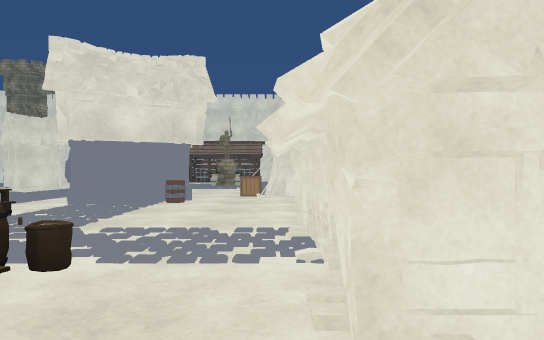
view 1 (above)

20 first-person views from a walk through a scene from a Unity 3-D project. The camera is 1.4 m above the floor, looks level and sees 75° across. The floor is counted in squares, 2 m on a side. Each view is taken from the middle of a square. On the plan, view 1 faces up. The plan holds only what a view shows up to about 11 squares ahead; the rest is blank. The place goes on beyond the plan. The player character is not drawn. Some animated figures are left out. Some surface patterns are stand-ins.

view 2
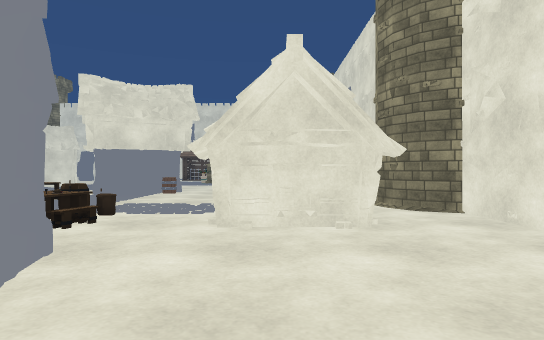

view 3
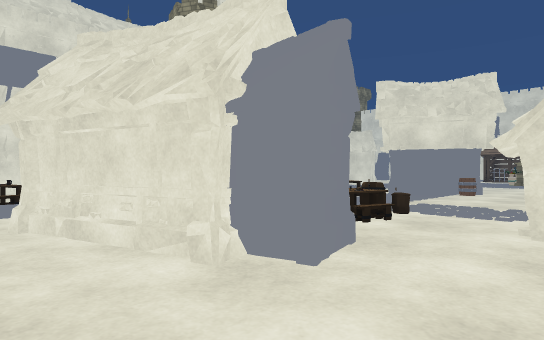

view 4
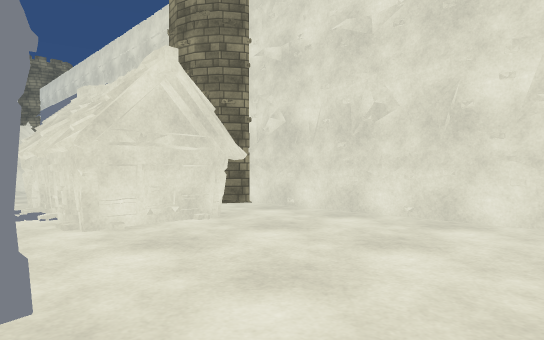

view 5
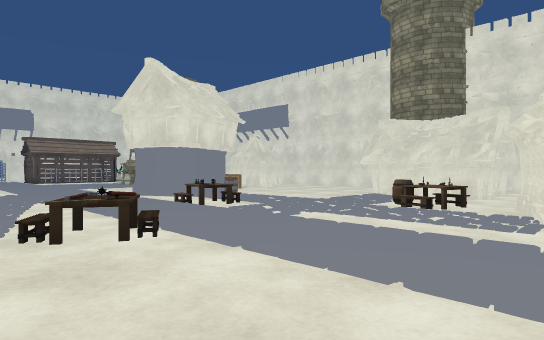

view 6
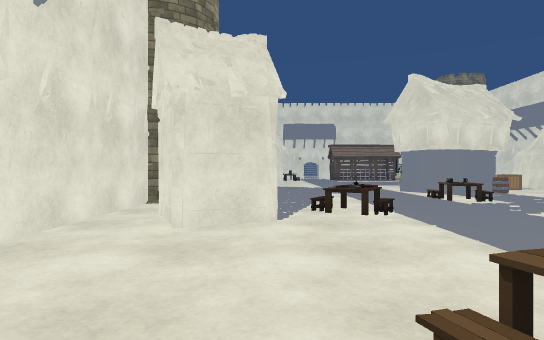

view 7
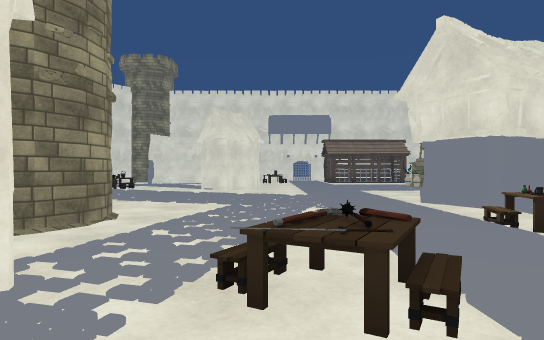

view 8
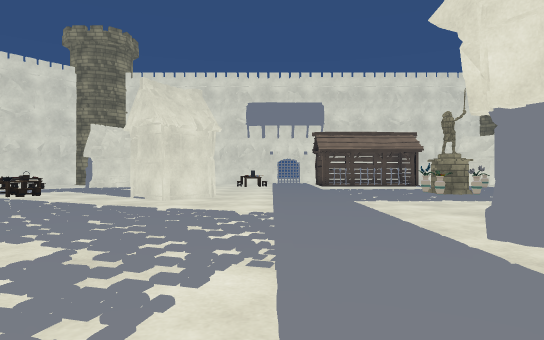

view 9
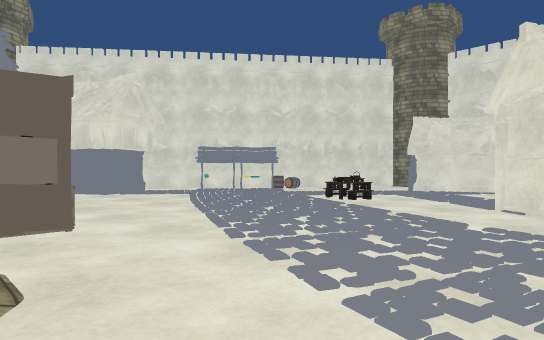

view 10
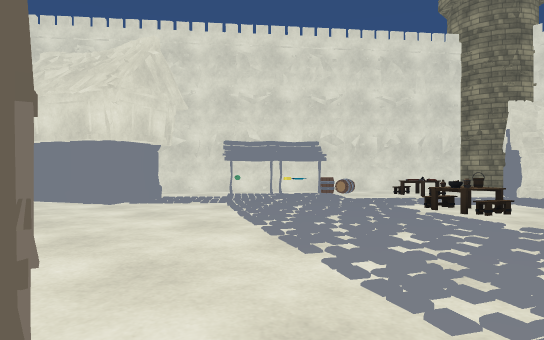

view 11
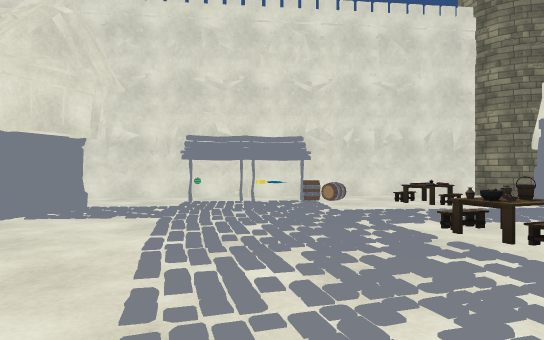

view 12
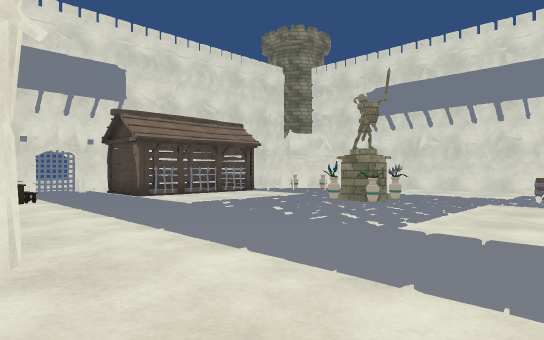

view 13
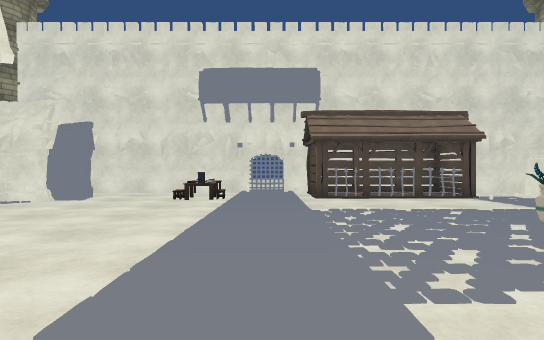

view 14
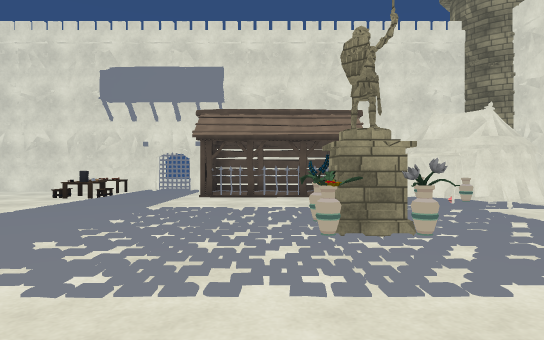

view 15
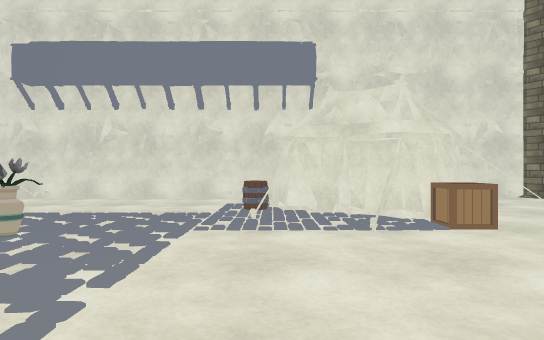

view 16
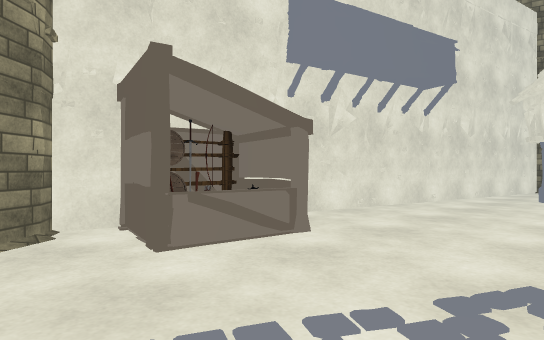

view 17
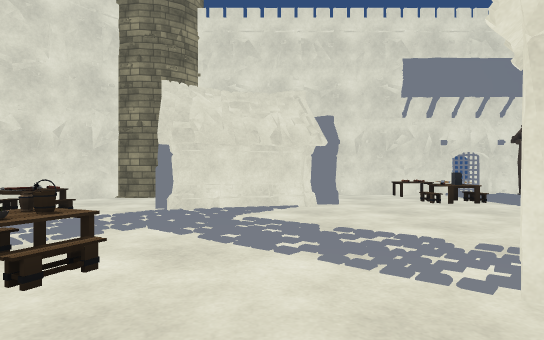

view 18
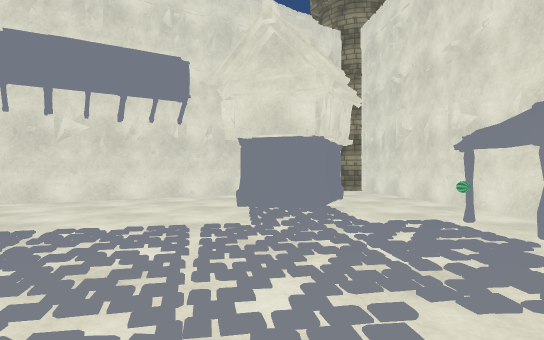

view 19
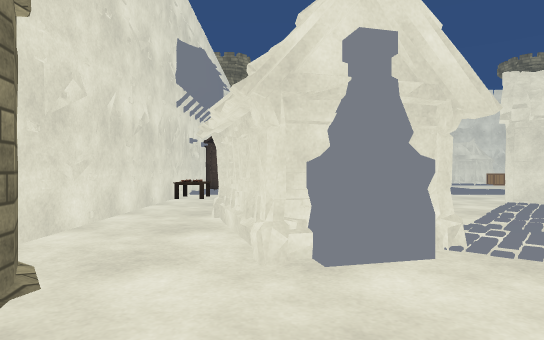

view 20
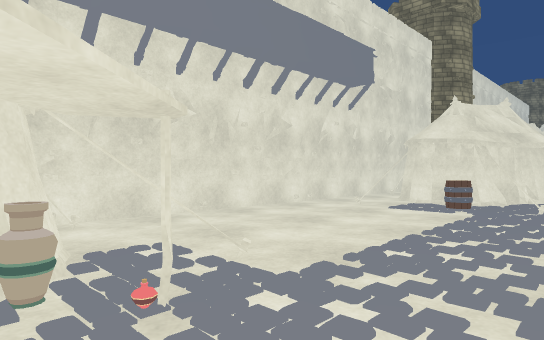

### Floor plan
Key: @ floor where view 1 was taken; # wall or solid block; . main floor; : floor 0.75 m higher than the main floor; / step, stairs or slope; = window, fence, low wall or low ledge; O other object.
Columns run from 25 left of view 1 to 5 right of it. Each row starts with its distance up from view 1.
 23            O#######O#
 22          OO...... /.OOOOO   OO
 21        ##........./..   O#   #
 20        #...####..O/..O..O### #
 19       ##...O##..../......#O###
 18      ##..O......../.......O###
 17     ##OO........../..........#
 16    ##.OO........../....O.....#
 15    #.OO....O...#../...OOO....#
 14   ##.......O...##./..........#
 13  ##.............../..........##
 12 ##...O............//......O#..#
 11 #..OOO............/.......##.##
 10  .  O.............//....O######
  9 #................./...O..##  .#
  8 ######....OO....../..OOO.=.. ##
  7      #####OOOOO..././O.......#
  6            #O O..././O..... .#
  5              OO..//.//....   O
  4              #..../......## .O
  3              #..#:O....O.## .O
  2              #.##./...OOO.##..#
  1              #..../...........#
  0              #..../....##@....#
 -1              #..../.  ###....##
 -2                ..O/..##......#
 -3                 .     ... ..

Positions as (right, up) in squares from view 1, and headings:
1: (0, 0), facing up
2: (1, -3), facing up
3: (1, -3), facing up-left
4: (-1, -3), facing up-right
5: (-9, -1), facing up-right
6: (-9, -3), facing up
7: (-8, 1), facing up
8: (-7, 5), facing up
9: (-9, 7), facing up-left
10: (-12, 8), facing up-left
11: (-13, 10), facing up-left
12: (-9, 11), facing up-right
13: (-6, 11), facing up
14: (-3, 11), facing up
15: (-5, 12), facing right
16: (-12, 11), facing down-left
17: (-12, 12), facing up
18: (-15, 16), facing down-left
19: (-17, 20), facing right
20: (-1, 19), facing down-right
